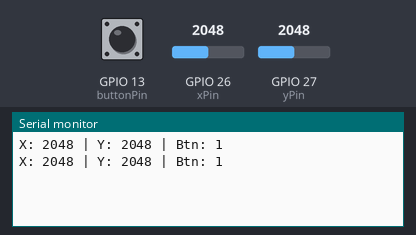
The sketch below on a simulated ESP32. On the bench: the last lines printed to the serial monitor. Inputs (shaded band) come from the test bench; at power-on: GPIO 26 (xPin) = 2048, GPIO 27 (yPin) = 2048, GPIO 13 (buttonPin) HIGH.

Above: at 1.8 s.
1.9 s: GPIO 26 (xPin) set to 2866
At 2.8 s:
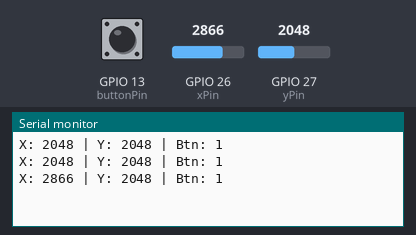
3.4 s: GPIO 27 (yPin) set to 2866
At 4.6 s:
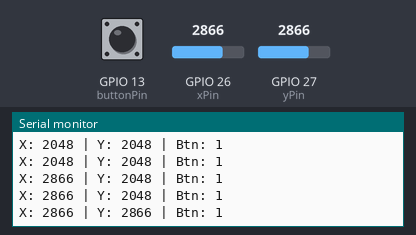
4.9 s: GPIO 13 (buttonPin) pulled LOW for 1.2 s
At 5.4 s:
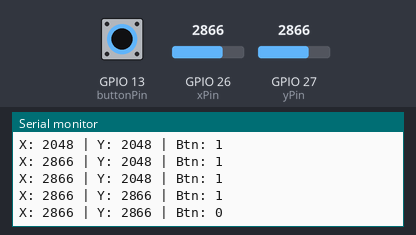
7.6 s: GPIO 26 (xPin) set to 3603
At 8.8 s:
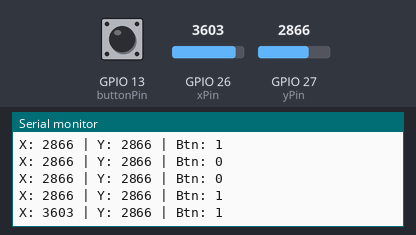
9.1 s: GPIO 27 (yPin) set to 3603
At 9.1 s:
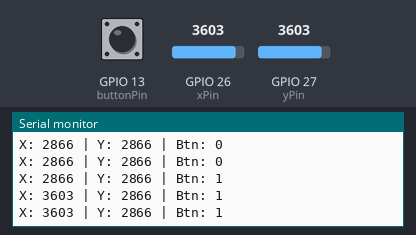
10.6 s: GPIO 13 (buttonPin) pulled LOW for 1.2 s
At 11.8 s:
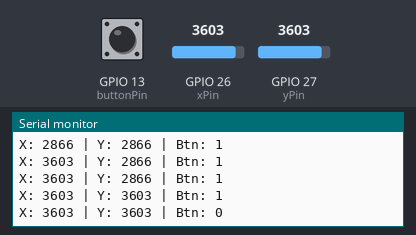
Timing chart, 0 to 13.6 s (numbered marks = the images above; inputs shaded):
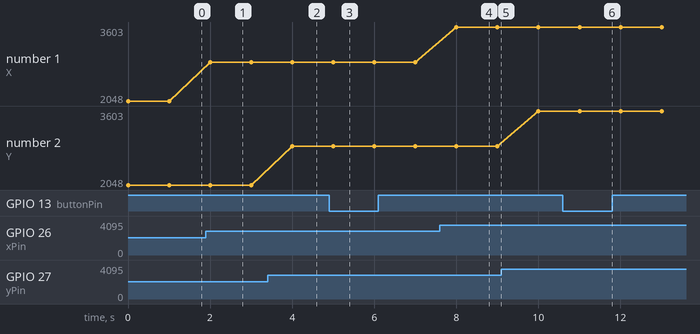

The sketch:

ESP32_Joystick.ino
```cpp
int xPin = 26;
int yPin = 27;
int buttonPin = 13;

// Need var to  house values for each axis
int xVal;
int yVal;
int buttonState;

void setup() {
  Serial.begin(9600);
  pinMode(xPin, INPUT);
  pinMode(yPin, INPUT);
  pinMode(buttonPin, INPUT_PULLUP); // Arduino has its own internal pullup resistor
}

void loop() {
  xVal = analogRead(xPin);
  yVal = analogRead(yPin);
  buttonState = digitalRead(buttonPin);

  Serial.print("\nX: ");
  Serial.print(xVal);

  Serial.print(" | Y: ");
  Serial.print(yVal);

  Serial.print(" | Btn: ");
  Serial.print(buttonState);

  delay(1000);
}
```

Measured:
- after the input at 1.9 s, the serial monitor: prints a new line after 0.10 s (image 1)
- after the input at 3.4 s, the serial monitor: prints a new line after 0.60 s (image 2)
- after the input at 4.9 s, the serial monitor: prints a new line after 0.10 s (image 3)
- after the input at 7.6 s, the serial monitor: prints a new line after 0.40 s (image 4)
- after the input at 10.6 s, the serial monitor: prints a new line after 0.40 s (image 6)
- plotted number 1: 2048 → 2866 after the input at 1.9 s, 2866 → 3603 after the input at 7.6 s
